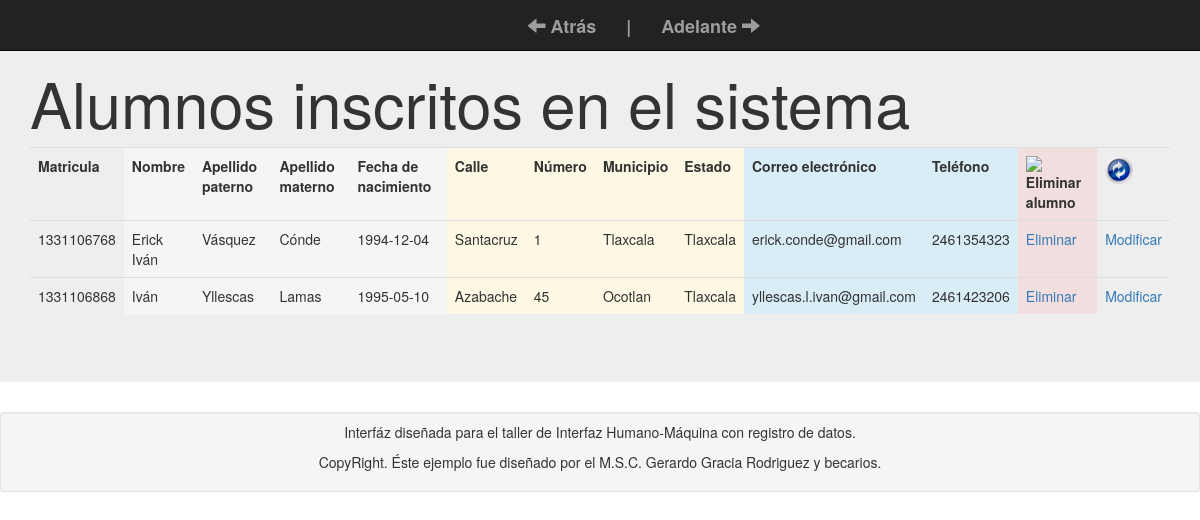
/enlistar.php?id=1, run on the app's committed database.
### tables this page shows
CREATE TABLE `alumno` (
  `Matricula` int(5) NOT NULL,
  `Nombre` varchar(25) NOT NULL,
  `AP` varchar(25) NOT NULL,
  `AM` varchar(25) NOT NULL,
  `FechaNac` date NOT NULL,
  `Calle` varchar(30) NOT NULL,
  `Numero` varchar(10) NOT NULL,
  `Municipio` varchar(30) NOT NULL,
  `Estado` varchar(30) NOT NULL,
  `Correo` varchar(60) NOT NULL,
  `telefono` varchar(20) NOT NULL
);

### biblioteca/consulSQL.php (called while the page is built, shortened)
<?php
class ejecutarSQL {
    public static function conectar(){
        if(!$con=  mysql_connect(servidor,usuario,password)){
            die("Error en el servidor, verifique sus datos");
        }
        return $con;
    }
    public static function consultar($query) {
        if (!$consul = mysql_query($query, ejecutarSQL::conectar())) {
            die(mysql_error().'Error en la consulta SQL ejecutada');
        }
        return $consul;
    }
}

### enlistar.php (the view, shortened to what this page needs)
<!DOCTYPE html>
<html lang="en">
<head>
</head>
<body>
	<section>
		<div class="jumbotron">
			<div class="container">
					<?php include './biblioteca/consulSQL.php'; ?>
				<?php
				$id=$_GET['id'];
				if ($id==1) {
					echo '<div class="table-responsive">';
					echo '<h1>Alumnos inscritos en el sistema</h1>';
					echo '<table class="table table-hover">';
					echo '	<tr>';
					echo '		<td class="primary"><strong>Matricula</strong></td>';
					echo '		<td class="active"><strong>Nombre</strong></td>';
					echo '		<td class="active"><strong>Apellido paterno</strong></td>';
					echo '		<td class="active"><strong>Apellido materno</strong></td>';
					echo '		<td class="active"><strong>Fecha de nacimiento</strong></td>';
					echo '		<td class="warning"><strong>Calle</strong></td>';
					echo '		<td class="warning"><strong>Número</strong></td>';
					echo '		<td class="warning"><strong>Municipio</strong></td>';
					echo '		<td class="warning"><strong>Estado</strong></td>';
					echo '		<td class="info"><strong>Correo electrónico</strong></td>';
					echo '		<td class="info"><strong>Teléfono</strong></td>';
					echo '		<td class="danger"><strong><img src="./recursos/imagenes/delete.png" alt="Eliminar alumno" width="28 px"></strong></td>';
					echo '		<td class="primary"><strong><img src="./recursos/imagenes/update-fixed.png" alt="Modificar alumno" width="28 px"></strong></td>';
					echo '</tr>';
					$extraer=ejecutarSQL::consultar('select * from alumno');
					while ($llenar=mysql_fetch_array($extraer)) {
						echo '<tr>';
						echo '<td class="primary">'.$llenar['Matricula'].'</td>';
						echo '<td class="active">'.$llenar['Nombre'].'</td>';
						echo '<td class="active">'.$llenar['AP'].'</td>';
						echo '<td class="active">'.$llenar['AM'].'</td>';
						echo '<td class="active">'.$llenar['FechaNac'].'</td>';
						echo '<td class="warning">'.$llenar['Calle'].'</td>';
						echo '<td class="warning">'.$llenar['Numero'].'</td>';
						echo '<td class="warning">'.$llenar['Municipio'].'</td>';
						echo '<td class="warning">'.$llenar['Estado'].'</td>';
						echo '<td class="info">'.$llenar['Correo'].'</td>';
						echo '<td class="info">'.$llenar['telefono'].'</td>';
						$ide=$llenar['Matricula'];
						echo '<td class="danger">'.'<a href="./procesos/elimina.php?ide='.$ide.'&id='.$id.'">Eliminar</a>'.'</td>';
						echo '<td class="primary">'.'<a href="modificar.php?ide='.$ide.'&id='.$id.'">Modificar</a>'.'</td>';
					}
					echo '</table>';
					echo '</div>';
				}
				else {
					echo '<script>swal({title: "¡Error!'.'", text: "¡No juegue con la url!", timer: 8000, showConfirmButton: false})</script>';
					echo "<script>setTimeout('window.history.back()',8000)</script>";
				}
				?>
			</div>
		</div>
	</section>
</body>
</html>

### data on the page
alumno: Matricula "1331106768", Nombre "Erick Iván", AP "Vásquez", AM "Cónde", FechaNac "1994-12-04", Calle "Santacruz", Numero "1", Municipio "Tlaxcala", Estado "Tlaxcala", Correo "erick.conde@gmail.com", telefono "2461354323"
alumno: Matricula "1331106868", Nombre "Iván", AP "Yllescas", AM "Lamas", FechaNac "1995-05-10", Calle "Azabache", Numero "45", Municipio "Ocotlan", Estado "Tlaxcala", Correo "yllescas.l.ivan@gmail.com", telefono "2461423206"
